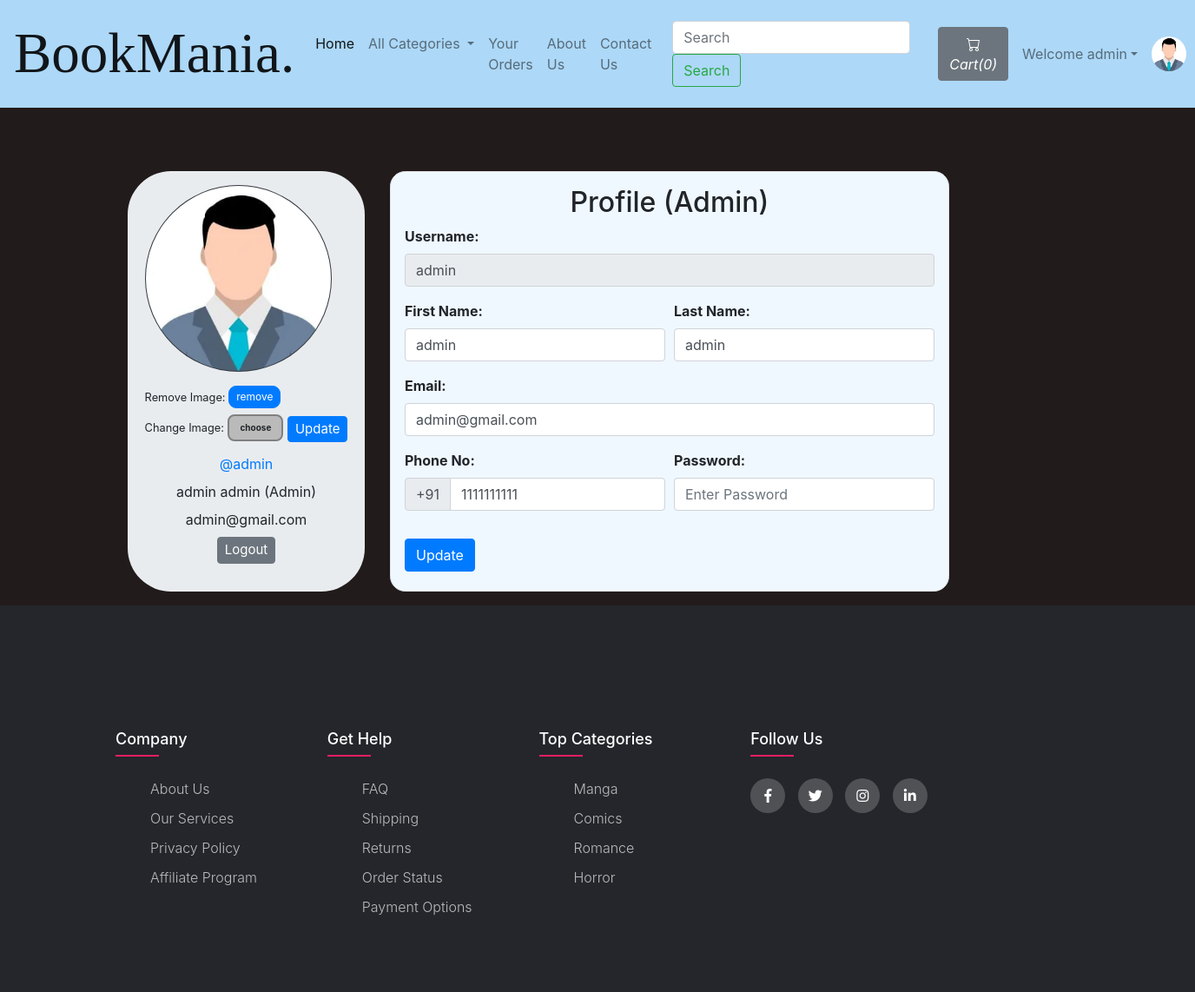
Screenshot of /viewProfile.php (signed in) with the database file from the repository.
### tables this page shows
CREATE TABLE `sitedetail` (
  `tempId` int(11) NOT NULL,
  `systemName` varchar(21) NOT NULL,
  `email` varchar(35) NOT NULL,
  `contact1` bigint(21) NOT NULL,
  `contact2` bigint(21) DEFAULT NULL COMMENT 'Optional',
  `address` text NOT NULL,
  `dateTime` datetime NOT NULL DEFAULT current_timestamp()
);

CREATE TABLE `users` (
  `id` int(21) NOT NULL,
  `username` varchar(21) NOT NULL,
  `firstName` varchar(21) NOT NULL,
  `lastName` varchar(21) NOT NULL,
  `email` varchar(35) NOT NULL,
  `phone` bigint(20) NOT NULL,
  `userType` enum('0','1') NOT NULL DEFAULT '0' COMMENT '0=user\r\n1=admin',
  `password` varchar(255) NOT NULL,
  `joinDate` datetime NOT NULL DEFAULT current_timestamp()
);

### viewProfile.php (the view, shortened to what this page needs)
<!DOCTYPE HTML>
<html lang="en">
<head>
    <link rel="stylesheet" href="https://stackpath.bootstrapcdn.com/bootstrap/4.2.1/css/bootstrap.min.css">
    <link rel="stylesheet" href="https://stackpath.bootstrapcdn.com/bootstrap/4.3.1/css/bootstrap.min.css">
    <link rel="stylesheet" href="https://use.fontawesome.com/releases/v5.7.2/css/all.css">
</head>
<body>
    <?php include 'partials/_dbconnect.php';?>
    <?php require 'partials/_nav.php' ?>
    <?php
        if($loggedin) {
    ?>
    <div class="container">
        <?php
            $sql = "SELECT * FROM users WHERE id='$userId'";
            $result = mysqli_query($conn, $sql);
            $row=mysqli_fetch_assoc($result);
            $username = $row['username'];
            $firstName = $row['firstName'];
            $lastName = $row['lastName'];
            $email = $row['email'];
            $phone = $row['phone'];
            $userType = $row['userType'];
            if($userType == 0) {
                $userType = "User";
            }
            else {
                $userType = "Admin";
            }
        ?>
        <div class="row">
            <div class="jumbotron p-3 mb-3" style="display: flex;justify-content: center;width: 28%;border-radius: 50px;margin: 0 auto;">
                <div class="user-info">
                    <img class="rounded-circle mb-3 bg-dark" src="img/person-<?php echo $userId; ?>.jpg" onError="this.src = 'img/profilePic.jpg'" style="width:215px;height:215px;padding:1px;">
                    <form action="partials/_manageProfile.php" method="POST">
                        <small>Remove Image: </small><button type="submit" class="btn btn-primary" name="removeProfilePic" style="font-size: 12px;padding: 3px 8px;border-radius: 9px;">remove</button>
                    </form>
                    <form action="partials/_manageProfile.php" method="POST" enctype="multipart/form-data" style="margin-top: 7px;">
                        <div class="upload-btn-wrapper">
                            <small>Change Image:</small>
                            <button class="btn upload">choose</button>
                        </div>
                        <button type="submit" name="updateProfilePic" class="btn btn-primary" style="margin-top: -20px;font-size: 15px;padding: 3px 8px;">Update</button>
                    </form>
                    <ul class="meta list list-unstyled" style="text-align:center;">
                        <li class="username my-2"><a href="viewProfile.php">@<?php echo $username ?></a></li>
                        <li class="name"><?php echo $firstName." ".$lastName; ?>
                            <label class="label label-info">(<?php echo $userType ?>)</label>
                        </li>
                        <li class="email"><?php echo $email ?></li>
                        <li class="my-2"><a href="partials/_logout.php"><button class="btn btn-secondary" style="font-size: 15px;padding: 3px 8px;">Logout</button></a></li>
                    </ul>
                </div>
            </div>
            <div class="content-panel mb-3" style="display: flex;justify-content: center;">
                <div class="border p-3" style="border: 2px solid rgba(0, 0, 0, 0.1);border-radius: 1.1rem;background-color: aliceblue;">
                    <h2 class="title text-center">Profile<span class="pro-label label label-warning"> (<?php echo $userType ?>)</span></h2>
                    <form action="partials/_manageProfile.php" method="post">
                        <div class="form-group">
                            <b><label for="username">Username:</label></b>
                            <input class="form-control" id="username" name="username" type="text" disabled value="<?php echo $username ?>">
                        </div>
                        <div class="form-row">
                        <div class="form-group col-md-6">
                            <b><label for="firstName">First Name:</label></b>
                            <input type="text" class="form-control" id="firstName" name="firstName" placeholder="First Name" required value="<?php echo $firstName ?>">
                        </div>
                        <div class="form-group col-md-6">
                            <b><label for="lastName">Last Name:</label></b>
                            <input type="text" class="form-control" id="lastName" name="lastName" placeholder="Last name" required value="<?php echo $lastName ?>">
                        </div>
                        </div>
                        <div class="form-group">
                            <b><label for="email">Email:</label></b>
                            <input type="email" class="form-control" id="email" name="email" placeholder="Enter Your Email" required value="<?php echo $email ?>">
                        </div>
                        <div class="form-row">
                            <div class="form-group  col-md-6">
                                <b><label for="phone">Phone No:</label></b>
                                <div class="input-group mb-3">
                                    <div class="input-group-prepend">
                                        <span class="input-group-text" id="basic-addon">+91</span>
                                    </div>
                                    <input type="tel" class="form-control" id="phone" name="phone" placeholder="Enter Your Phone Number" required pattern="[0-9]{10}" maxlength="10" value="<?php echo $phone ?>">
                                </div>
                            </div>
                            <div class="form-group  col-md-6">
                                <b><label for="password">Password:</label></b>
                                <input class="form-control" id="password" name="password" placeholder="Enter Password" type="password" required minlength="4" maxlength="21" data-toggle="password">
                            </div>
                        </div>
                        <button type="submit" name="updateProfileDetail" class="btn btn-primary">Update</button>
                    </form>
                </div>
            </div>
        </div>
    </div>
    <?php
        }
    ?>
    <?php require 'partials/_footer.php' ?>
</body>
</html>

### partials/_nav.php (shortened to what this page needs)
<?php
if(isset($_SESSION['loggedin']) && $_SESSION['loggedin']==true){
  $loggedin= true;
  $userId = $_SESSION['userId'];
  $username = $_SESSION['username'];
}
else{
  $loggedin = false;
  $userId = 0;
}
$sql = "SELECT * FROM `sitedetail`";
$result = mysqli_query($conn, $sql);
$row = mysqli_fetch_assoc($result);
$systemName = $row['systemName'];
echo '<nav class="navbar navbar-expand-lg navbar navbar-light" style="background-color: #add8f7; sticky-top py-2">
      <a class="navbar-brand" href="index.php" style="font-size:65px; font-family: Brush Script MT,cursive;">'.$systemName.'</a>
      <button class="navbar-toggler" type="button" data-toggle="collapse" data-target="#navbarSupportedContent" aria-controls="navbarSupportedContent" aria-expanded="false" aria-label="Toggle navigation">
        <span class="navbar-toggler-icon"></span>
      </button>
      <div class="collapse navbar-collapse" id="navbarSupportedContent">
        <ul class="navbar-nav mr-auto">
          <li class="nav-item active">
            <a class="nav-link" href="index.php">Home <span class="sr-only">(current)</span></a>
          </li>
          <li class="nav-item dropdown">
            <a class="nav-link dropdown-toggle" href="#" id="navbarDropdown" role="button" data-toggle="dropdown" aria-haspopup="true" aria-expanded="false">
              All Categories
            </a>
            <div class="dropdown-menu" aria-labelledby="navbarDropdown">';
            echo '</div>
          </li>
          <li class="nav-item">
            <a class="nav-link" href="viewOrder.php">Your Orders</a>
          </li>
          <li class="nav-item">
            <a class="nav-link" href="about.php">About Us</a>
          </li>
          <li class="nav-item">
            <a class="nav-link" href="contact.php">Contact Us</a>
          </li>
        </ul>
        <form method="get" action="/OnlineBookDelivery/search.php" class="form-inline my-2 my-lg-0 mx-3">
          <input class="form-control mr-sm-2" type="search" name="search" id="search" placeholder="Search" aria-label="Search" required>
          <button class="btn btn-outline-success my-2 my-sm-0" type="submit">Search</button>
        </form>';
        $countsql = "SELECT SUM(`itemQuantity`) FROM `viewcart` WHERE `userId`=$userId";
        $countresult = mysqli_query($conn, $countsql);
        $countrow = mysqli_fetch_assoc($countresult);
        $count = $countrow['SUM(`itemQuantity`)'];
        if(!$count) {
          $count = 0;
        }
        echo '<a href="viewCart.php"><button type="button" class="btn btn-secondary mx-2" title="MyCart">
          <svg xmlns="img/cart.svg" width="16" height="16" fill="currentColor" class="bi bi-cart" viewBox="0 0 16 16">
            <path d="M0 1.5A.5.5 0 0 1 .5 1H2a.5.5 0 0 1 .485.379L2.89 3H14.5a.5.5 0 0 1 .491.592l-1.5 8A.5.5 0 0 1 13 12H4a.5.5 0 0 1-.491-.408L2.01 3.607 1.61 2H.5a.5.5 0 0 1-.5-.5zM3.102 4l1.313 7h8.17l1.313-7H3.102zM5 12a2 2 0 1 0 0 4 2 2 0 0 0 0-4zm7 0a2 2 0 1 0 0 4 2 2 0 0 0 0-4zm-7 1a1 1 0 1 1 0 2 1 1 0 0 1 0-2zm7 0a1 1 0 1 1 0 2 1 1 0 0 1 0-2z"/>
          </svg>
          <i class="bi bi-cart">Cart(' .$count. ')</i>
        </button></a>';
        if($loggedin){
          echo '<ul class="navbar-nav mr-2">
            <li class="nav-item dropdown">
              <a class="nav-link dropdown-toggle" href="#" id="navbarDropdown" role="button" data-toggle="dropdown"> Welcome ' .$username. '</a>
              <div class="dropdown-menu" aria-labelledby="navbarDropdown">
                <a class="dropdown-item" href="partials/_logout.php">Logout</a>
              </div>
            </li>
          </ul>
          <div class="text-center image-size-small position-relative">
            <a href="viewProfile.php"><img src="img/person-' .$userId. '.jpg" class="rounded-circle" onError="this.src = \'img/profilePic.jpg\'" style="width:40px; height:40px"></a>
          </div>';
        }
        else {
          echo '
          <button type="button" class="btn btn-success mx-2"  data-toggle="modal" data-target="#loginModal">Login</button>
          <button type="button" class="btn btn-success mx-2"  data-toggle="modal" data-target="#signupModal">SignUp</button>';
        }
  echo '</div>
    </nav>';
?>

### partials/_footer.php (shortened to what this page needs)
<!DOCTYPE html>
<html>
<head>
<title>footer</title></head>
<body>
 <footer class="footer" id="footer">
  	 <div class="container">
  	 	<div class="row">
  	 		<div class="footer-col">
  	 			<h4>company</h4>
  	 			<ul>
  	 				<li><a href="about.php">about us</a></li>
  	 				<li><a href="#">our services</a></li>
  	 				<li><a href="#">privacy policy</a></li>
  	 				<li><a href="#">affiliate program</a></li>
  	 			</ul>
  	 		</div>
  	 		<div class="footer-col">
  	 			<h4>get help</h4>
  	 			<ul>
  	 				<li><a href="#">FAQ</a></li>
  	 				<li><a href="viewOrder.php">shipping</a></li>
  	 				<li><a href="viewOrder.php">returns</a></li>
  	 				<li><a href="viewOrder.php">order status</a></li>
  	 				<li><a href="viewCart.php">payment options</a></li>
  	 			</ul>
  	 		</div>
  	 		<div class="footer-col">
  	 			<h4>Top Categories</h4>
  	 			<ul>
  	 				<li><a href="viewbookList.php?catid=4">Manga</a></li>
  	 				<li><a href="viewbookList.php?catid=23">comics</a></li>
  	 				<li><a href="viewbookList.php?catid=1">Romance</a></li>
  	 				<li><a href="viewbookList.php?catid=2">Horror</a></li>
  	 			</ul>
  	 		</div>
  	 		<div class="footer-col">
  	 			<h4>follow us</h4>
  	 			<div class="social-links">
  	 				<a href="#"><i class="fab fa-facebook-f"></i></a>
  	 				<a href="#"><i class="fab fa-twitter"></i></a>
  	 				<a href="#"><i class="fab fa-instagram"></i></a>
  	 				<a href="#"><i class="fab fa-linkedin-in"></i></a>
  	 			</div>
  	 		</div>
  	 	</div>
  	 </div>
  </footer>
</body>
</html>

### viewProfile.php (style rules this page uses)
body { background-color: #221b1b; }
.row { margin-right: 150px; margin-top: 73px; }
.upload-btn-wrapper { position: relative; overflow: hidden; display: inline-block; }
button.btn.upload { border: 2px solid gray; background-color: #bababa; border-radius: 8px; font-size: 10px; font-weight: bold; }

### partials/_footer.php (style rules this page uses)
#footer .row { display: flex; flex-wrap: wrap; }
#footer ul { list-style: none; }
.footer { background-color: #24262b; padding: 70px 0; }
.footer-col { width: 25%; padding: 0 15px; }
.footer-col h4 { font-size: 18px; color: #ffffff; text-transform: capitalize; margin-bottom: 35px; font-weight: 500; position: relative; }
.footer-col h4::before { content: ""; position: absolute; left: 0; bottom: -10px; background-color: #e91e63; height: 2px; box-sizing: border-box; width: 50px; }
.footer-col ul li:not(:last-child) { margin-bottom: 10px; }
.footer-col ul li a { font-size: 16px; text-transform: capitalize; color: #ffffff; text-decoration: none; font-weight: 300; color: #bbbbbb; display: block; transition: all 0.3s ease; }
.footer-col .social-links a { display: inline-block; height: 40px; width: 40px; background-color: rgba(255, 255, 255, 0.2); margin: 0 10px 10px 0; text-align: center; line-height: 40px; border-radius: 50%; color: #ffffff; transition: all 0.5s ease; }

### rows the page displays
sitedetail: systemName "BookMania."
users: username "admin", firstName "admin", lastName "admin", userType "Admin", email "admin@gmail.com", phone "1111111111"

### other values shown
$count "0"
$username "admin"
